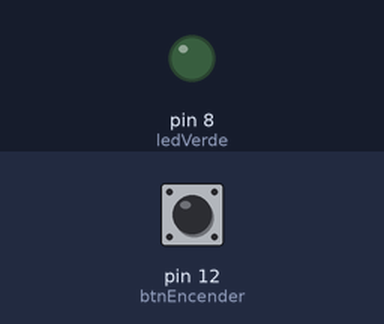
Simulated run of this sketch. Board: Arduino Uno, built with avr-gcc and run on an emulated ATmega328P. Parts: output pins drawn as LEDs (lit = HIGH). Inputs (shaded band) come from the test bench; at power-on: pin 12 (btnEncender) HIGH.

Above: at 1.2 s.
1.3 s: pin 12 (btnEncender) pulled LOW for 0.15 s
At 1.37 s:
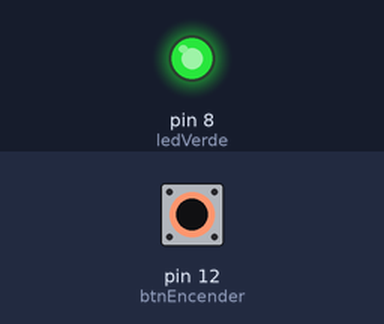
2.9 s: pin 12 (btnEncender) pulled LOW for 3.2 s
At 6.7 s:
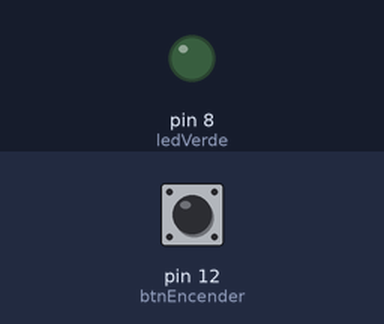
Timing chart, 0 to 8.2 s (numbered marks = the images above; inputs shaded):
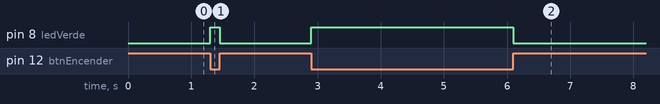

The sketch:

usoPullUp.ino
```cpp
const int ledVerde = 8;
const int btnEncender = 12;

void setup() {
  pinMode(ledVerde, OUTPUT);
  pinMode(btnEncender, INPUT_PULLUP);
}

void loop() {

  if(digitalRead(btnEncender) == LOW){
    digitalWrite(ledVerde, HIGH);
  }else{
    digitalWrite(ledVerde, LOW);
  }
  delay(5);
}
```

Measured:
- after the input at 1.3 s, pin 8 (ledVerde): LOW → HIGH at once, → LOW 0.15 s later
- after the input at 2.9 s, pin 8 (ledVerde): LOW → HIGH at once, → LOW 3.2 s later
